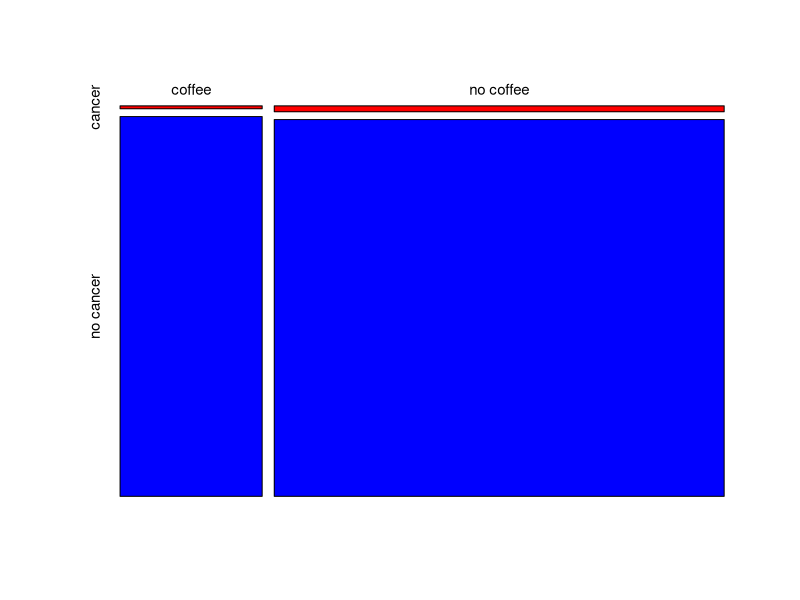

The R source for this figure:
# Example 1
coffee<-matrix(c(19, 122, 2473, 7768), ncol=2)
colnames(coffee)<-c("cancer", "no cancer")
rownames(coffee)<-c("coffee", "no coffee")
addmargins(coffee)
mosaicplot(coffee, col=c("red", "blue"), main="", cex.axis=0.9)
